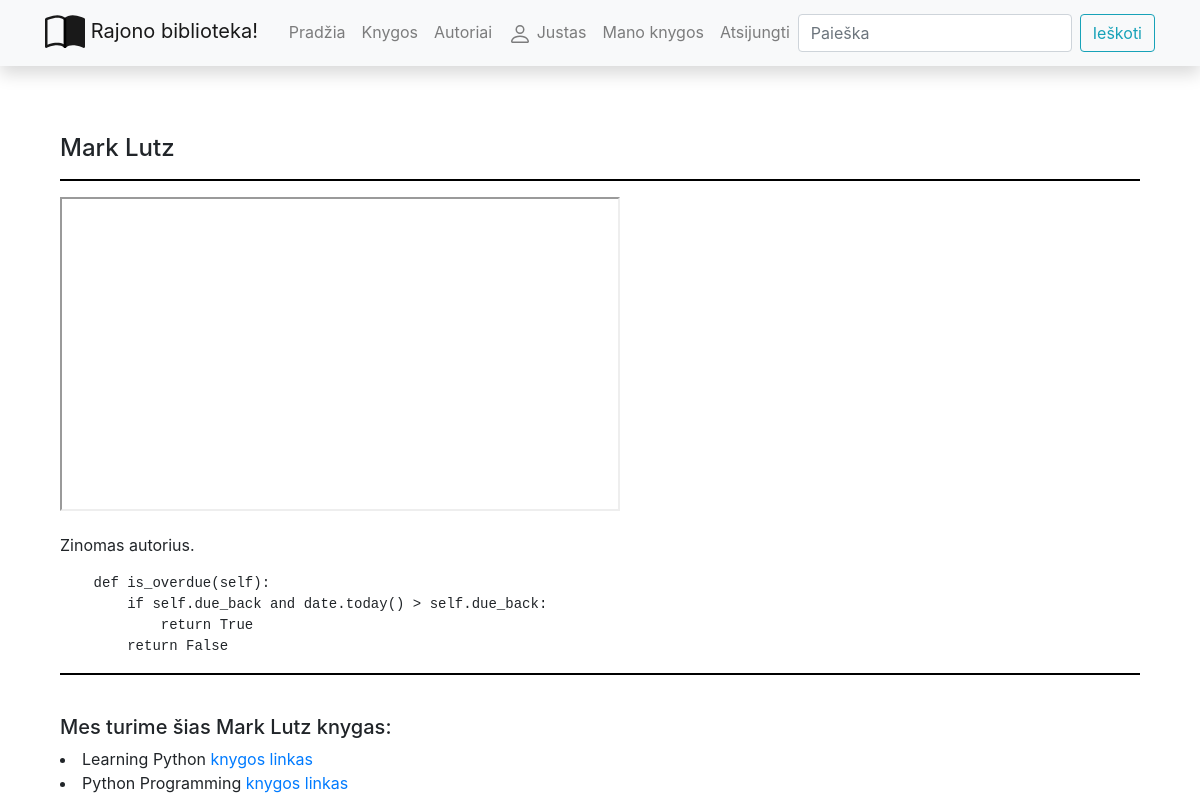
Screenshot of /library/authors/2 (signed in) with the database file from the repository.
### library/models.py (models this page shows, shortened)
class Author(models.Model):
    first_name = models.CharField('Vardas', max_length=100)
    last_name = models.CharField('Pavarde', max_length=100)
    description = HTMLField()
    class Meta:
        ordering = ['last_name', 'first_name']
    def display_books(self):
        return ', '.join(book.title for book in self.books.all()[:3])
    display_books.short_description = "Knygos"

class Book(models.Model):
    title = models.CharField('Pavadinimas', max_length=200)
    author = models.ForeignKey('Author', on_delete=models.SET_NULL, null=True, related_name='books')
    summary = models.TextField('Aprasymas', max_length=1000, help_text='Trumpas knygos aprasymas')
    isbn = models.CharField('ISBN', max_length=13)
    genre = models.ManyToManyField(Genre, help_text='Isrinkite zanra')
    cover = models.ImageField('Virselis', upload_to='covers', null=True)
    def display_genre(self):
        return ', '.join(genre.name for genre in self.genre.all()[:3])
    display_genre.short_description = 'Zanras'

### library/views.py (the view)
# urls.py: path('authors/<int:author_id>', views.author, name='author'),
def author(request, author_id):
    single_author = get_object_or_404(Author, pk=author_id)
    return render(request, 'author.html', {'author': single_author})

### library/templates/author.html
{% extends 'base.html' %}
{% block content %}
<div class="container author" xmlns="http://www.w3.org/1999/html">
  <h4>{{author.first_name}} {{author.last_name}}</h4>
  <hr>
  <p>{{author.description | safe}}</p>
  <hr>
  <br>
  <h5>Mes turime šias {{author.first_name}} {{author.last_name}} knygas:</h5>
  {% for i in author.books.all %}
    <li>{{i.title}} <a href="{% url 'book-detail' i.id %}">knygos linkas</a></li>
  {% endfor %}
</div>
{% endblock %}

### library/templates/base.html (shortened to what this page needs)
<!DOCTYPE html>
<html lang="en">
  <head>
    <link
      rel="stylesheet"
      href="https://stackpath.bootstrapcdn.com/bootstrap/4.1.3/css/bootstrap.min.css"
    />
    <link
      rel="stylesheet"
      href="https://cdnjs.cloudflare.com/ajax/libs/font-awesome/4.7.0/css/font-awesome.min.css"
    />
    {% load static %}
    <link rel="stylesheet" href="{% static 'css/styles.css' %}" />
  </head>
  <body>
    <nav
      class="navbar navbar-expand-lg navbar-light bg-light static-top mb-5 shadow"
    >
      <div class="container">
        <a class="navbar-brand" href="#">
          Rajono biblioteka!</a
        >
        <div class="collapse navbar-collapse" id="navbarResponsive">
          <ul class="navbar-nav ml-auto">
            <li class="nav-item">
              <a class="nav-link" href="{% url 'index' %}">Pradžia</a>
            </li>
            <li class="nav-item">
              <a class="nav-link" href="{% url 'books_link' %}">Knygos</a>
            </li>
            <li class="nav-item">
              <a class="nav-link" href="{% url 'authors' %}">Autoriai</a>
            </li>
          {% if user.is_authenticated %}
            <li class="nav-item"><a class="nav-link" href="#">
            {{ user.get_username }}</a></li>
            <li class="nav-item"><a class="nav-link" href="{% url 'my-borrowed' %}">Mano knygos</a></li>
            <li class="nav-item"><a class="nav-link" href="{% url 'logout'%}?next=/library">Atsijungti</a></li>
          {% else %}
            <li class="nav-item"><a class="nav-link" href="{% url 'login'%}?next={{request.path}}">Prisijungti</a></li>
            <li class="nav-item"><a class="nav-link" href="#">Registruotis</a></li>
          {% endif %}
          </ul>
          <form
            class="form-inline my-2 my-lg-0"
            action="{% url 'search_link' %}"
            method="get"
          >
            <input
              class="form-control mr-sm-2"
              type="search"
              placeholder="Paieška"
              aria-label="Search"
              name="query"
            />
            <button class="btn btn-outline-info my-2 my-sm-0" type="submit">
              Ieškoti
            </button>
          </form>
        </div>
      </div>
    </nav>
    <div class="container">{% block content %}{% endblock %}</div>
  </body>
</html>

### library/static/css/styles.css (style rules this page uses)
hr { width: 100%; background-color: black; height: 1px; border-color : transparent; }
.author { margin-top: 20px; float: left; }

### rows the page displays
Author: first_name "Mark", last_name "Lutz", description "Zinomas autorius. def is_overdue(self): if self.due_back and date.today() > self.due_back: return True return False"
Book: title "Learning Python"
Book: title "Python Programming"

### other values shown
{{ user.get_username }} "Justas"
